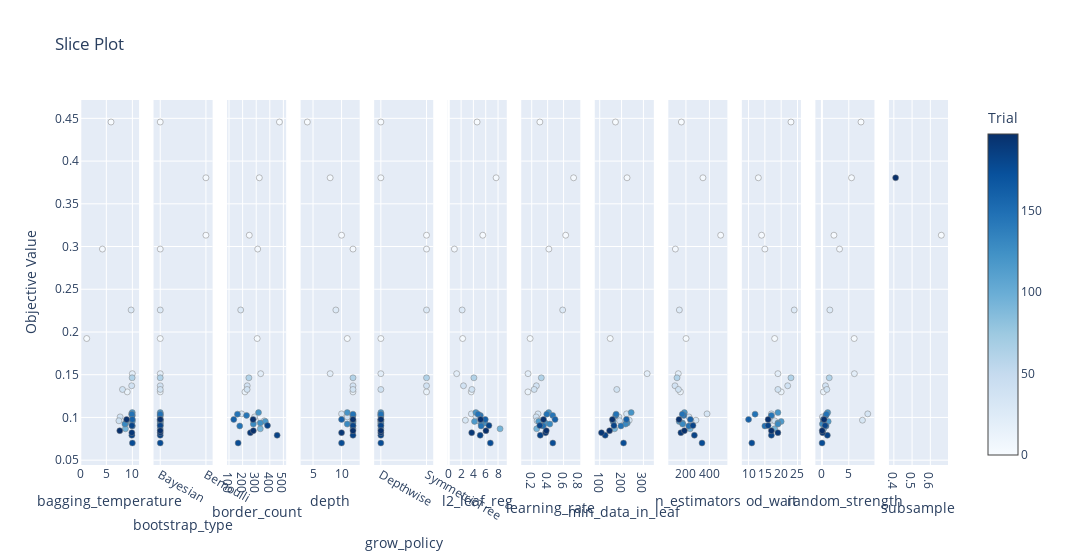

The notebook cell this image was saved under:
### Code cell
# Hyperparameters to score dependency

optuna.visualization.plot_slice(study)

### Figure 1 — Plotly figure (JSON) as saved in the notebook; plotly's stock layout.template omitted (floating-point values rounded to 4 significant figures)
{"data": [{"marker": {"color": [0, 2, 4, 13, 20, 26, 33, 34, 38, 39, 40, 42, 62, 94, 116, 121, 124, 130, 145, 146, 147, 160, 176, 182, 183, 191, 196, 197], "colorbar": {"title": {"text": "Trial"}, "x": 1, "xpad": 40}, "colorscale": [[0, "rgb(247,251,255)"], [0.125, "rgb(222,235,247)"], [0.25, "rgb(198,219,239)"], [0.375, "rgb(158,202,225)"], [0.5, "rgb(107,174,214)"], [0.625, "rgb(66,146,198)"], [0.75, "rgb(33,113,181)"], [0.875, "rgb(8,81,156)"], [1, "rgb(8,48,107)"]], "line": {"color": "Grey", "width": 0.5}, "showscale": true}, "mode": "markers", "name": "Feasible Trial", "showlegend": false, "type": "scatter", "x": [5.896, 1.229, 4.243, 9.014, 9.987, 9.757, 9.911, 9.834, 9.865, 8.097, 7.647, 7.413, 9.951, 8.664, 9.986, 9.977, 8.754, 8.558, 9.984, 9.988, 9.903, 9.995, 9.993, 9.915, 9.899, 9.897, 8.892, 7.578], "xaxis": "x", "y": [0.4457, 0.1924, 0.2971, 0.1299, 0.1512, 0.2258, 0.09677, 0.1042, 0.1371, 0.1327, 0.1006, 0.09606, 0.1464, 0.08669, 0.09528, 0.1057, 0.09344, 0.09223, 0.1024, 0.09, 0.1039, 0.09771, 0.07009, 0.09048, 0.07914, 0.08218, 0.09761, 0.0845], "yaxis": "y"}, {"marker": {"color": [0, 1, 2, 3, 4, 13, 20, 26, 33, 34, 38, 39, 40, 42, 62, 94, 116, 121, 124, 130, 145, 146, 147, 160, 176, 182, 183, 191, 196, 197], "colorbar": {"title": {"text": "Trial"}, "x": 1, "xpad": 40}, "colorscale": [[0, "rgb(247,251,255)"], [0.125, "rgb(222,235,247)"], [0.25, "rgb(198,219,239)"], [0.375, "rgb(158,202,225)"], [0.5, "rgb(107,174,214)"], [0.625, "rgb(66,146,198)"], [0.75, "rgb(33,113,181)"], [0.875, "rgb(8,81,156)"], [1, "rgb(8,48,107)"]], "line": {"color": "Grey", "width": 0.5}, "showscale": false}, "mode": "markers", "name": "Feasible Trial", "showlegend": false, "type": "scatter", "x": ["Bayesian", "Bernoulli", "Bayesian", "Bernoulli", "Bayesian", "Bayesian", "Bayesian", "Bayesian", "Bayesian", "Bayesian", "Bayesian", "Bayesian", "Bayesian", "Bayesian", "Bayesian", "Bayesian", "Bayesian", "Bayesian", "Bayesian", "Bayesian", "Bayesian", "Bayesian", "Bayesian", "Bayesian", "Bayesian", "Bayesian", "Bayesian", "Bayesian", "Bayesian", "Bayesian"], "xaxis": "x2", "y": [0.4457, 0.3133, 0.1924, 0.3805, 0.2971, 0.1299, 0.1512, 0.2258, 0.09677, 0.1042, 0.1371, 0.1327, 0.1006, 0.09606, 0.1464, 0.08669, 0.09528, 0.1057, 0.09344, 0.09223, 0.1024, 0.09, 0.1039, 0.09771, 0.07009, 0.09048, 0.07914, 0.08218, 0.09761, 0.0845], "yaxis": "y2"}, {"marker": {"color": [0, 1, 2, 3, 4, 13, 20, 26, 33, 34, 38, 39, 40, 42, 62, 94, 116, 121, 124, 130, 145, 146, 147, 160, 176, 182, 183, 191, 196, 197], "colorbar": {"title": {"text": "Trial"}, "x": 1, "xpad": 40}, "colorscale": [[0, "rgb(247,251,255)"], [0.125, "rgb(222,235,247)"], [0.25, "rgb(198,219,239)"], [0.375, "rgb(158,202,225)"], [0.5, "rgb(107,174,214)"], [0.625, "rgb(66,146,198)"], [0.75, "rgb(33,113,181)"], [0.875, "rgb(8,81,156)"], [1, "rgb(8,48,107)"]], "line": {"color": "Grey", "width": 0.5}, "showscale": false}, "mode": "markers", "name": "Feasible Trial", "showlegend": false, "type": "scatter", "x": [471, 249, 307, 323, 311, 217, 333, 186, 294, 193, 234, 233, 288, 359, 246, 330, 367, 317, 330, 279, 229, 179, 162, 135, 167, 383, 454, 257, 277, 279], "xaxis": "x3", "y": [0.4457, 0.3133, 0.1924, 0.3805, 0.2971, 0.1299, 0.1512, 0.2258, 0.09677, 0.1042, 0.1371, 0.1327, 0.1006, 0.09606, 0.1464, 0.08669, 0.09528, 0.1057, 0.09344, 0.09223, 0.1024, 0.09, 0.1039, 0.09771, 0.07009, 0.09048, 0.07914, 0.08218, 0.09761, 0.0845], "yaxis": "y3"}, {"marker": {"color": [0, 1, 2, 3, 4, 13, 20, 26, 33, 34, 38, 39, 40, 42, 62, 94, 116, 121, 124, 130, 145, 146, 147, 160, 176, 182, 183, 191, 196, 197], "colorbar": {"title": {"text": "Trial"}, "x": 1, "xpad": 40}, "colorscale": [[0, "rgb(247,251,255)"], [0.125, "rgb(222,235,247)"], [0.25, "rgb(198,219,239)"], [0.375, "rgb(158,202,225)"], [0.5, "rgb(107,174,214)"], [0.625, "rgb(66,146,198)"], [0.75, "rgb(33,113,181)"], [0.875, "rgb(8,81,156)"], [1, "rgb(8,48,107)"]], "line": {"color": "Grey", "width": 0.5}, "showscale": false}, "mode": "markers", "name": "Feasible Trial", "showlegend": false, "type": "scatter", "x": [4, 10, 11, 8, 12, 12, 8, 9, 11, 10, 12, 12, 11, 12, 12, 12, 12, 11, 12, 11, 12, 12, 12, 10, 10, 12, 12, 10, 12, 12], "xaxis": "x4", "y": [0.4457, 0.3133, 0.1924, 0.3805, 0.2971, 0.1299, 0.1512, 0.2258, 0.09677, 0.1042, 0.1371, 0.1327, 0.1006, 0.09606, 0.1464, 0.08669, 0.09528, 0.1057, 0.09344, 0.09223, 0.1024, 0.09, 0.1039, 0.09771, 0.07009, 0.09048, 0.07914, 0.08218, 0.09761, 0.0845], "yaxis": "y4"}, {"marker": {"color": [0, 1, 2, 3, 4, 13, 20, 26, 33, 34, 38, 39, 40, 42, 62, 94, 116, 121, 124, 130, 145, 146, 147, 160, 176, 182, 183, 191, 196, 197], "colorbar": {"title": {"text": "Trial"}, "x": 1, "xpad": 40}, "colorscale": [[0, "rgb(247,251,255)"], [0.125, "rgb(222,235,247)"], [0.25, "rgb(198,219,239)"], [0.375, "rgb(158,202,225)"], [0.5, "rgb(107,174,214)"], [0.625, "rgb(66,146,198)"], [0.75, "rgb(33,113,181)"], [0.875, "rgb(8,81,156)"], [1, "rgb(8,48,107)"]], "line": {"color": "Grey", "width": 0.5}, "showscale": false}, "mode": "markers", "name": "Feasible Trial", "showlegend": false, "type": "scatter", "x": ["Depthwise", "SymmetricTree", "Depthwise", "Depthwise", "SymmetricTree", "SymmetricTree", "Depthwise", "SymmetricTree", "Depthwise", "Depthwise", "SymmetricTree", "Depthwise", "Depthwise", "Depthwise", "SymmetricTree", "Depthwise", "Depthwise", "Depthwise", "Depthwise", "Depthwise", "Depthwise", "Depthwise", "Depthwise", "Depthwise", "Depthwise", "Depthwise", "Depthwise", "Depthwise", "Depthwise", "Depthwise"], "xaxis": "x5", "y": [0.4457, 0.3133, 0.1924, 0.3805, 0.2971, 0.1299, 0.1512, 0.2258, 0.09677, 0.1042, 0.1371, 0.1327, 0.1006, 0.09606, 0.1464, 0.08669, 0.09528, 0.1057, 0.09344, 0.09223, 0.1024, 0.09, 0.1039, 0.09771, 0.07009, 0.09048, 0.07914, 0.08218, 0.09761, 0.0845], "yaxis": "y5"}, {"marker": {"color": [0, 1, 2, 3, 4, 13, 20, 26, 33, 34, 38, 39, 40, 42, 62, 94, 116, 121, 124, 130, 145, 146, 147, 160, 176, 182, 183, 191, 196, 197], "colorbar": {"title": {"text": "Trial"}, "x": 1, "xpad": 40}, "colorscale": [[0, "rgb(247,251,255)"], [0.125, "rgb(222,235,247)"], [0.25, "rgb(198,219,239)"], [0.375, "rgb(158,202,225)"], [0.5, "rgb(107,174,214)"], [0.625, "rgb(66,146,198)"], [0.75, "rgb(33,113,181)"], [0.875, "rgb(8,81,156)"], [1, "rgb(8,48,107)"]], "line": {"color": "Grey", "width": 0.5}, "showscale": false}, "mode": "markers", "name": "Feasible Trial", "showlegend": false, "type": "scatter", "x": [4.599, 5.523, 2.254, 7.691, 0.9121, 3.648, 1.282, 2.169, 2.698, 3.67, 2.385, 3.76, 4.414, 4.796, 4.079, 8.33, 4.175, 4.401, 5.841, 5.262, 5.128, 5.258, 4.752, 5.921, 6.753, 6.526, 5.1, 3.725, 5.166, 6.041], "xaxis": "x6", "y": [0.4457, 0.3133, 0.1924, 0.3805, 0.2971, 0.1299, 0.1512, 0.2258, 0.09677, 0.1042, 0.1371, 0.1327, 0.1006, 0.09606, 0.1464, 0.08669, 0.09528, 0.1057, 0.09344, 0.09223, 0.1024, 0.09, 0.1039, 0.09771, 0.07009, 0.09048, 0.07914, 0.08218, 0.09761, 0.0845], "yaxis": "y6"}, {"marker": {"color": [0, 1, 2, 3, 4, 13, 20, 26, 33, 34, 38, 39, 40, 42, 62, 94, 116, 121, 124, 130, 145, 146, 147, 160, 176, 182, 183, 191, 196, 197], "colorbar": {"title": {"text": "Trial"}, "x": 1, "xpad": 40}, "colorscale": [[0, "rgb(247,251,255)"], [0.125, "rgb(222,235,247)"], [0.25, "rgb(198,219,239)"], [0.375, "rgb(158,202,225)"], [0.5, "rgb(107,174,214)"], [0.625, "rgb(66,146,198)"], [0.75, "rgb(33,113,181)"], [0.875, "rgb(8,81,156)"], [1, "rgb(8,48,107)"]], "line": {"color": "Grey", "width": 0.5}, "showscale": false}, "mode": "markers", "name": "Feasible Trial", "showlegend": false, "type": "scatter", "x": [0.3024, 0.6265, 0.1799, 0.7261, 0.4152, 0.1524, 0.1538, 0.589, 0.2935, 0.2787, 0.2584, 0.2307, 0.2554, 0.267, 0.3204, 0.2624, 0.2879, 0.4136, 0.371, 0.4269, 0.4637, 0.3442, 0.3889, 0.4929, 0.4651, 0.3019, 0.3071, 0.3739, 0.348, 0.3829], "xaxis": "x7", "y": [0.4457, 0.3133, 0.1924, 0.3805, 0.2971, 0.1299, 0.1512, 0.2258, 0.09677, 0.1042, 0.1371, 0.1327, 0.1006, 0.09606, 0.1464, 0.08669, 0.09528, 0.1057, 0.09344, 0.09223, 0.1024, 0.09, 0.1039, 0.09771, 0.07009, 0.09048, 0.07914, 0.08218, 0.09761, 0.0845], "yaxis": "y7"}, {"marker": {"color": [0, 2, 3, 20, 33, 34, 39, 40, 42, 94, 116, 121, 124, 130, 145, 146, 147, 160, 176, 182, 183, 191, 196, 197], "colorbar": {"title": {"text": "Trial"}, "x": 1, "xpad": 40}, "colorscale": [[0, "rgb(247,251,255)"], [0.125, "rgb(222,235,247)"], [0.25, "rgb(198,219,239)"], [0.375, "rgb(158,202,225)"], [0.5, "rgb(107,174,214)"], [0.625, "rgb(66,146,198)"], [0.75, "rgb(33,113,181)"], [0.875, "rgb(8,81,156)"], [1, "rgb(8,48,107)"]], "line": {"color": "Grey", "width": 0.5}, "showscale": false}, "mode": "markers", "name": "Feasible Trial", "showlegend": false, "type": "scatter", "x": [172, 148, 225, 317, 235, 223, 178, 188, 191, 168, 161, 244, 226, 218, 173, 197, 175, 222, 209, 165, 125, 108, 158, 145], "xaxis": "x8", "y": [0.4457, 0.1924, 0.3805, 0.1512, 0.09677, 0.1042, 0.1327, 0.1006, 0.09606, 0.08669, 0.09528, 0.1057, 0.09344, 0.09223, 0.1024, 0.09, 0.1039, 0.09771, 0.07009, 0.09048, 0.07914, 0.08218, 0.09761, 0.0845], "yaxis": "y8"}, {"marker": {"color": [0, 1, 2, 3, 4, 13, 20, 26, 33, 34, 38, 39, 40, 42, 62, 94, 116, 121, 124, 130, 145, 146, 147, 160, 176, 182, 183, 191, 196, 197], "colorbar": {"title": {"text": "Trial"}, "x": 1, "xpad": 40}, "colorscale": [[0, "rgb(247,251,255)"], [0.125, "rgb(222,235,247)"], [0.25, "rgb(198,219,239)"], [0.375, "rgb(158,202,225)"], [0.5, "rgb(107,174,214)"], [0.625, "rgb(66,146,198)"], [0.75, "rgb(33,113,181)"], [0.875, "rgb(8,81,156)"], [1, "rgb(8,48,107)"]], "line": {"color": "Grey", "width": 0.5}, "showscale": false}, "mode": "markers", "name": "Feasible Trial", "showlegend": false, "type": "scatter", "x": [161, 496, 201, 345, 110, 153, 135, 144, 285, 380, 107, 136, 226, 243, 124, 236, 143, 187, 171, 172, 182, 224, 169, 238, 337, 260, 272, 157, 141, 187], "xaxis": "x9", "y": [0.4457, 0.3133, 0.1924, 0.3805, 0.2971, 0.1299, 0.1512, 0.2258, 0.09677, 0.1042, 0.1371, 0.1327, 0.1006, 0.09606, 0.1464, 0.08669, 0.09528, 0.1057, 0.09344, 0.09223, 0.1024, 0.09, 0.1039, 0.09771, 0.07009, 0.09048, 0.07914, 0.08218, 0.09761, 0.0845], "yaxis": "y9"}, {"marker": {"color": [0, 1, 2, 3, 4, 13, 20, 26, 33, 34, 38, 39, 40, 42, 62, 94, 116, 121, 124, 130, 145, 146, 147, 160, 176, 182, 183, 191, 196, 197], "colorbar": {"title": {"text": "Trial"}, "x": 1, "xpad": 40}, "colorscale": [[0, "rgb(247,251,255)"], [0.125, "rgb(222,235,247)"], [0.25, "rgb(198,219,239)"], [0.375, "rgb(158,202,225)"], [0.5, "rgb(107,174,214)"], [0.625, "rgb(66,146,198)"], [0.75, "rgb(33,113,181)"], [0.875, "rgb(8,81,156)"], [1, "rgb(8,48,107)"]], "line": {"color": "Grey", "width": 0.5}, "showscale": false}, "mode": "markers", "name": "Feasible Trial", "showlegend": false, "type": "scatter", "x": [23, 14, 18, 13, 15, 20, 19, 24, 17, 17, 22, 19, 17, 18, 23, 18, 20, 19, 19, 19, 17, 15, 12, 10, 11, 16, 17, 19, 16, 17], "xaxis": "x10", "y": [0.4457, 0.3133, 0.1924, 0.3805, 0.2971, 0.1299, 0.1512, 0.2258, 0.09677, 0.1042, 0.1371, 0.1327, 0.1006, 0.09606, 0.1464, 0.08669, 0.09528, 0.1057, 0.09344, 0.09223, 0.1024, 0.09, 0.1039, 0.09771, 0.07009, 0.09048, 0.07914, 0.08218, 0.09761, 0.0845], "yaxis": "y10"}, {"marker": {"color": [0, 1, 2, 3, 4, 13, 20, 26, 33, 34, 38, 39, 40, 42, 62, 94, 116, 121, 124, 130, 145, 146, 147, 160, 176, 182, 183, 191, 196, 197], "colorbar": {"title": {"text": "Trial"}, "x": 1, "xpad": 40}, "colorscale": [[0, "rgb(247,251,255)"], [0.125, "rgb(222,235,247)"], [0.25, "rgb(198,219,239)"], [0.375, "rgb(158,202,225)"], [0.5, "rgb(107,174,214)"], [0.625, "rgb(66,146,198)"], [0.75, "rgb(33,113,181)"], [0.875, "rgb(8,81,156)"], [1, "rgb(8,48,107)"]], "line": {"color": "Grey", "width": 0.5}, "showscale": false}, "mode": "markers", "name": "Feasible Trial", "showlegend": false, "type": "scatter", "x": [7.27, 2.229, 6.004, 5.508, 3.281, 0.2688, 6.04, 1.476, 7.542, 8.53, 0.661, 0.9151, 0.0934, 0.3217, 1.362, 0.331, 1.166, 1.077, 0.2235, 0.09035, 0.7397, 0.7728, 0.8423, 0.2831, 0.03058, 0.5932, 1.012, 0.1271, 0.4083, 0.05547], "xaxis": "x11", "y": [0.4457, 0.3133, 0.1924, 0.3805, 0.2971, 0.1299, 0.1512, 0.2258, 0.09677, 0.1042, 0.1371, 0.1327, 0.1006, 0.09606, 0.1464, 0.08669, 0.09528, 0.1057, 0.09344, 0.09223, 0.1024, 0.09, 0.1039, 0.09771, 0.07009, 0.09048, 0.07914, 0.08218, 0.09761, 0.0845], "yaxis": "y11"}, {"marker": {"color": [1, 3], "colorbar": {"title": {"text": "Trial"}, "x": 1, "xpad": 40}, "colorscale": [[0, "rgb(247,251,255)"], [0.125, "rgb(222,235,247)"], [0.25, "rgb(198,219,239)"], [0.375, "rgb(158,202,225)"], [0.5, "rgb(107,174,214)"], [0.625, "rgb(66,146,198)"], [0.75, "rgb(33,113,181)"], [0.875, "rgb(8,81,156)"], [1, "rgb(8,48,107)"]], "line": {"color": "Grey", "width": 0.5}, "showscale": false}, "mode": "markers", "name": "Feasible Trial", "showlegend": false, "type": "scatter", "x": [0.6601, 0.4098], "xaxis": "x12", "y": [0.3133, 0.3805], "yaxis": "y12"}], "layout": {"title": {"text": "Slice Plot"}, "width": 3600, "xaxis": {"anchor": "y", "domain": [0, 0.06806], "title": {"text": "bagging_temperature"}}, "xaxis10": {"anchor": "y10", "domain": [0.7625, 0.8306], "title": {"text": "od_wait"}}, "xaxis11": {"anchor": "y11", "domain": [0.8472, 0.9153], "title": {"text": "random_strength"}}, "xaxis12": {"anchor": "y12", "domain": [0.9319, 1.0], "title": {"text": "subsample"}}, "xaxis2": {"anchor": "y2", "categoryarray": ["Bayesian", "Bernoulli", "MVS"], "categoryorder": "array", "domain": [0.08472, 0.1528], "title": {"text": "bootstrap_type"}, "type": "category"}, "xaxis3": {"anchor": "y3", "domain": [0.1694, 0.2375], "title": {"text": "border_count"}}, "xaxis4": {"anchor": "y4", "domain": [0.2542, 0.3222], "title": {"text": "depth"}}, "xaxis5": {"anchor": "y5", "categoryarray": ["Depthwise", "SymmetricTree"], "categoryorder": "array", "domain": [0.3389, 0.4069], "title": {"text": "grow_policy"}, "type": "category"}, "xaxis6": {"anchor": "y6", "domain": [0.4236, 0.4917], "title": {"text": "l2_leaf_reg"}}, "xaxis7": {"anchor": "y7", "domain": [0.5083, 0.5764], "title": {"text": "learning_rate"}}, "xaxis8": {"anchor": "y8", "domain": [0.5931, 0.6611], "title": {"text": "min_data_in_leaf"}}, "xaxis9": {"anchor": "y9", "domain": [0.6778, 0.7458], "title": {"text": "n_estimators"}}, "yaxis": {"anchor": "x", "domain": [0, 1], "title": {"text": "Objective Value"}}, "yaxis10": {"anchor": "x10", "domain": [0, 1], "matches": "y", "showticklabels": false}, "yaxis11": {"anchor": "x11", "domain": [0, 1], "matches": "y", "showticklabels": false}, "yaxis12": {"anchor": "x12", "domain": [0, 1], "matches": "y", "showticklabels": false}, "yaxis2": {"anchor": "x2", "domain": [0, 1], "matches": "y", "showticklabels": false}, "yaxis3": {"anchor": "x3", "domain": [0, 1], "matches": "y", "showticklabels": false}, "yaxis4": {"anchor": "x4", "domain": [0, 1], "matches": "y", "showticklabels": false}, "yaxis5": {"anchor": "x5", "domain": [0, 1], "matches": "y", "showticklabels": false}, "yaxis6": {"anchor": "x6", "domain": [0, 1], "matches": "y", "showticklabels": false}, "yaxis7": {"anchor": "x7", "domain": [0, 1], "matches": "y", "showticklabels": false}, "yaxis8": {"anchor": "x8", "domain": [0, 1], "matches": "y", "showticklabels": false}, "yaxis9": {"anchor": "x9", "domain": [0, 1], "matches": "y", "showticklabels": false}}}
